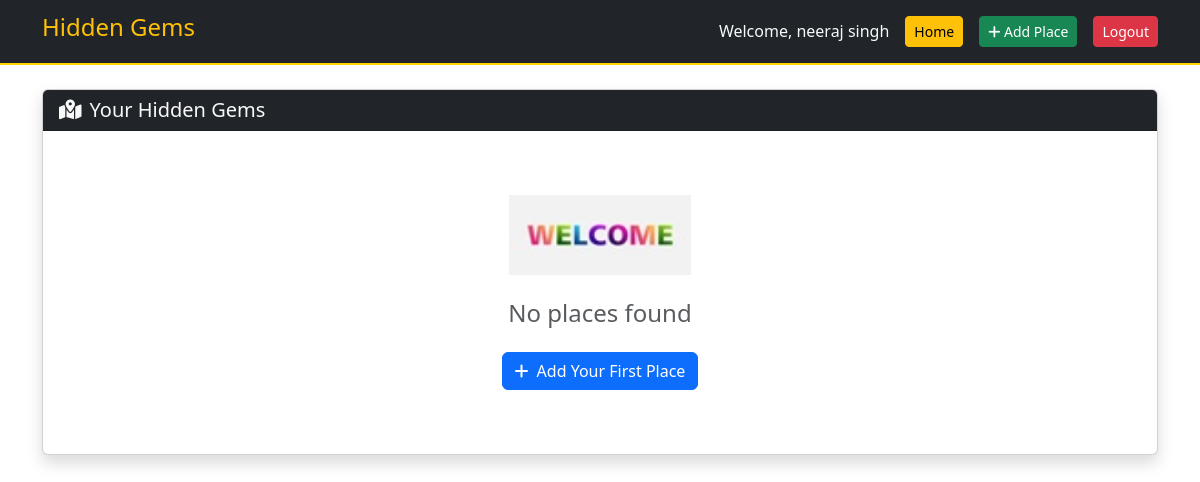
The page /dashboard (signed in) on the database as committed earlier.
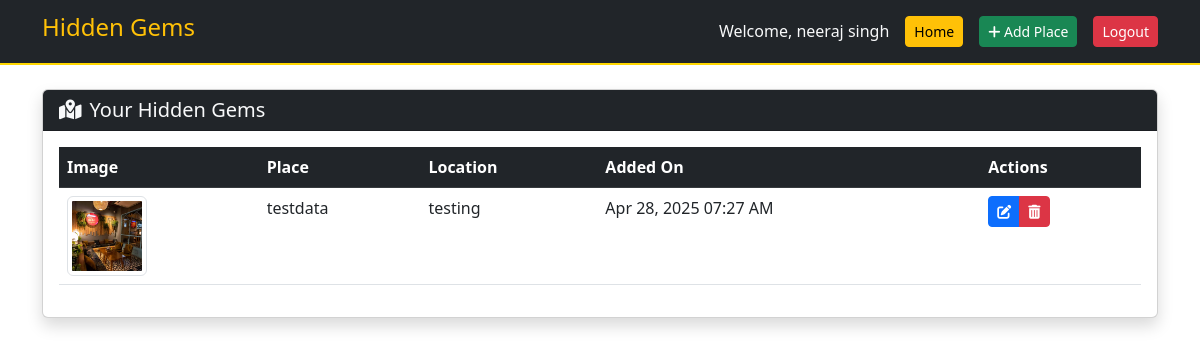
The same page on the database as committed later.
### app.py (models this page shows)
class Place(db.Model):
    id = db.Column(db.Integer, primary_key=True)
    name = db.Column(db.String(100), nullable=False)
    location = db.Column(db.String(100), nullable=False)
    description = db.Column(db.Text, nullable=False)
    image = db.Column(db.String(100), nullable=False)
    best_time = db.Column(db.String(50))
    timestamp = db.Column(db.DateTime, default=datetime.utcnow)
    user_id = db.Column(db.Integer, db.ForeignKey('user.id'), nullable=False)

### app.py (the view)
@app.route('/dashboard')
def dashboard():
    if not session.get('logged_in'):
        return redirect(url_for('login'))
    if session['is_admin']:
        places = Place.query.all()
    else:
        places = Place.query.filter_by(user_id=session['user_id']).all()
    return render_template("dashboard.html",
                         places=places,
                         is_admin=session.get('is_admin', False))

### app.py (called while the page is built)
@app.template_filter('datetimeformat')
def datetimeformat(value, format='%b %d, %Y %I:%M %p'):
    return value.strftime(format)

@app.before_request
def check_admin_access():
    if request.path.startswith('/admin') and not request.endpoint == 'admin_login':
        if not session.get('is_admin'):
            flash("Admin access required", "danger")
            return redirect(url_for('login'))

### templates/dashboard.html (shortened to what the changed rows need)
<!DOCTYPE html>
<html lang="en">
<head>
    <link rel="stylesheet" href="{{ url_for('static', filename='css/style.css') }}">
    <link href="https://cdn.jsdelivr.net/npm/bootstrap@5.3.0/dist/css/bootstrap.min.css" rel="stylesheet">
    <link rel="stylesheet" href="https://cdnjs.cloudflare.com/ajax/libs/font-awesome/6.4.0/css/all.min.css">
</head>
<body class="dashboard-body">
    <div class="container py-4">
        <div class="card shadow mb-4">
            <div class="card-body">
                {% if places %}
                <div class="table-responsive">
                    <table class="table table-hover">
                        <thead class="table-dark">
                            <tr>
                                <th>Image</th>
                                <th>Place</th>
                                <th>Location</th>
                                <th>Added On</th>
                                <th>Actions</th>
                            </tr>
                        </thead>
                        <tbody>
                            {% for place in places %}
                            <tr>
                                <td>
                                    <img src="{{ url_for('static', filename='uploads/' + place.image) }}"
                                         class="img-thumbnail"
                                         style="width: 80px; height: 80px; object-fit: cover;">
                                </td>
                                <td>{{ place.name }}</td>
                                <td>{{ place.location }}</td>
                                <td>{{ place.timestamp|datetimeformat }}</td>
                                <td>
                                    <div class="btn-group btn-group-sm">
                                        <a href="{{ url_for('edit_place', place_id=place.id) }}"
                                           class="btn btn-primary {% if not (session['is_admin'] or place.user_id == session['user_id']) %}disabled{% endif %}"
                                           >
                                            <i class="fas fa-edit"></i>
                                        </a>
                                        <button class="btn btn-danger delete-btn"
                                                data-place-id="{{ place.id }}"
                                                >
                                            <i class="fas fa-trash-alt"></i>
                                        </button>
                                    </div>
                                </td>
                            </tr>
                            {% endfor %}
                        </tbody>
                    </table>
                </div>
                {% else %}
                <div class="text-center py-5">
                    <img src="{{ url_for('static', filename='images/png wel..jpg') }}" class="mb-4" style="height: 80px;">
                    <h4 class="text-muted">No places found</h4>
                    <a href="{{ url_for('add_place') }}" class="btn btn-primary mt-3">
                        <i class="fas fa-plus me-2"></i>Add Your First Place
                    </a>
                </div>
                {% endif %}
            </div>
        </div>
    </div>
</body>
</html>

Rows that differ between the two databases and show on the page:
added Place: image (picture), name "testdata", location "testing", timestamp "Apr 28, 2025 07:27 AM"
Other text that changed with them:
text no longer shown: "No places found Add Your First Place"
text now shown: "Image Place Location Added On Actions"
